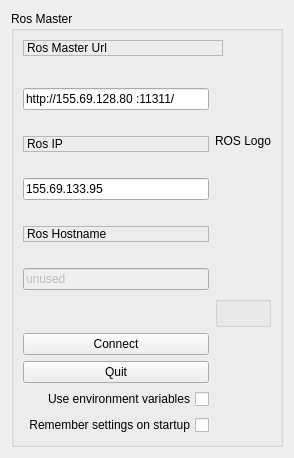
       <widget class="QWidget" name="tab_status">
        <attribute name="title">
         <string>ROS Master</string>
        </attribute>
        <layout class="QVBoxLayout" name="verticalLayout_2">
         <item>
          <widget class="QGroupBox" name="groupBox">
           <property name="enabled">
            <bool>true</bool>
           </property>
           <property name="maximumSize">
            <size>
             <width>920</width>
             <height>16777215</height>
            </size>
           </property>
           <property name="title">
            <string>Ros Master</string>
           </property>
           <layout class="QGridLayout" name="gridLayout">
            <item row="4" column="0">
             <widget class="QLabel" name="label_2">
              <property name="maximumSize">
               <size>
                <width>200</width>
                <height>20</height>
               </size>
              </property>
              <property name="frameShape">
               <enum>QFrame::StyledPanel</enum>
              </property>
              <property name="frameShadow">
               <enum>QFrame::Raised</enum>
              </property>
              <property name="text">
               <string>Ros IP</string>
              </property>
             </widget>
            </item>
            <item row="8" column="0">
             <widget class="QLabel" name="label_3">
              <property name="maximumSize">
               <size>
                <width>200</width>
                <height>20</height>
               </size>
              </property>
              <property name="frameShape">
               <enum>QFrame::StyledPanel</enum>
              </property>
              <property name="frameShadow">
               <enum>QFrame::Raised</enum>
              </property>
              <property name="text">
               <string>Ros Hostname</string>
              </property>
             </widget>
            </item>
            <item row="0" column="0" colspan="2">
             <widget class="QLabel" name="label">
              <property name="maximumSize">
               <size>
                <width>200</width>
                <height>20</height>
               </size>
              </property>
              <property name="frameShape">
               <enum>QFrame::StyledPanel</enum>
              </property>
              <property name="frameShadow">
               <enum>QFrame::Raised</enum>
              </property>
              <property name="text">
               <string>Ros Master Url</string>
              </property>
             </widget>
            </item>
            <item row="7" column="0">
             <spacer name="horizontalSpacer_4">
              <property name="orientation">
               <enum>Qt::Horizontal</enum>
              </property>
              <property name="sizeType">
               <enum>QSizePolicy::Minimum</enum>
              </property>
              <property name="sizeHint" stdset="0">
               <size>
                <width>40</width>
                <height>20</height>
               </size>
              </property>
             </spacer>
            </item>
            <item row="9" column="0">
             <spacer name="horizontalSpacer_5">
              <property name="orientation">
               <enum>Qt::Horizontal</enum>
              </property>
              <property name="sizeHint" stdset="0">
               <size>
                <width>40</width>
                <height>20</height>
               </size>
              </property>
             </spacer>
            </item>
            <item row="16" column="0">
             <widget class="QCheckBox" name="checkbox_use_environment">
              <property name="layoutDirection">
               <enum>Qt::RightToLeft</enum>
              </property>
              <property name="text">
               <string>Use environment variables</string>
              </property>
             </widget>
            </item>
            <item row="2" column="0">
             <widget class="QLineEdit" name="line_edit_master">
              <property name="maximumSize">
               <size>
                <width>300</width>
                <height>30</height>
               </size>
              </property>
              <property name="text">
               <string>http://155.69.128.80 :11311/</string>
              </property>
             </widget>
            </item>
            <item row="3" column="0">
             <spacer name="horizontalSpacer_2">
              <property name="orientation">
               <enum>Qt::Horizontal</enum>
              </property>
              <property name="sizeHint" stdset="0">
               <size>
                <width>30</width>
                <height>20</height>
               </size>
              </property>
             </spacer>
            </item>
            <item row="10" column="0">
             <widget class="QLineEdit" name="line_edit_topic">
              <property name="enabled">
               <bool>false</bool>
              </property>
              <property name="maximumSize">
               <size>
                <width>300</width>
                <height>16777215</height>
               </size>
              </property>
              <property name="text">
               <string>unused</string>
              </property>
             </widget>
            </item>
            <item row="5" column="0">
             <spacer name="horizontalSpacer_3">
              <property name="orientation">
               <enum>Qt::Horizontal</enum>
              </property>
              <property name="sizeHint" stdset="0">
               <size>
                <width>40</width>
                <height>20</height>
               </size>
              </property>
             </spacer>
            </item>
            <item row="17" column="0">
             <widget class="QCheckBox" name="checkbox_remember_settings">
              <property name="layoutDirection">
               <enum>Qt::RightToLeft</enum>
              </property>
              <property name="text">
               <string>Remember settings on startup</string>
              </property>
             </widget>
            </item>
            <item row="1" column="0">
             <spacer name="horizontalSpacer">
              <property name="orientation">
               <enum>Qt::Horizontal</enum>
              </property>
              <property name="sizeHint" stdset="0">
               <size>
                <width>40</width>
                <height>20</height>
               </size>
              </property>
             </spacer>
            </item>
            <item row="11" column="1">
             <widget class="QGroupBox" name="groupBox_5">
              <property name="title">
               <string/>
              </property>
             </widget>
            </item>
            <item row="1" column="1" rowspan="7">
             <widget class="QLabel" name="pic">
              <property name="maximumSize">
               <size>
                <width>400</width>
                <height>300</height>
               </size>
              </property>
              <property name="text">
               <string>ROS Logo</string>
              </property>
             </widget>
            </item>
            <item row="11" column="0">
             <spacer name="horizontalSpacer_8">
              <property name="orientation">
               <enum>Qt::Horizontal</enum>
              </property>
              <property name="sizeHint" stdset="0">
               <size>
                <width>40</width>
                <height>20</height>
               </size>
              </property>
             </spacer>
            </item>
            <item row="13" column="1">
             <spacer name="horizontalSpacer_10">
              <property name="orientation">
               <enum>Qt::Horizontal</enum>
              </property>
              <property name="sizeHint" stdset="0">
               <size>
                <width>40</width>
                <height>20</height>
               </size>
              </property>
             </spacer>
            </item>
            <item row="12" column="0">
             <widget class="QPushButton" name="button_connect">
              <property name="enabled">
               <bool>true</bool>
              </property>
              <property name="sizePolicy">
               <sizepolicy hsizetype="MinimumExpanding" vsizetype="Fixed">
                <horstretch>0</horstretch>
                <verstretch>0</verstretch>
               </sizepolicy>
              </property>
              <property name="maximumSize">
               <size>
                <width>200</width>
                <height>30</height>
               </size>
              </property>
              <property name="toolTip">
               <string>Set the target to the current joint trajectory state.</string>
              </property>
              <property name="statusTip">
               <string>Clear all waypoints and set the target to the current joint trajectory state.</string>
              </property>
              <property name="text">
               <string>Connect</string>
              </property>
             </widget>
            </item>
            <item row="13" column="0">
             <widget class="QPushButton" name="quit_button">
              <property name="sizePolicy">
               <sizepolicy hsizetype="Preferred" vsizetype="Preferred">
                <horstretch>0</horstretch>
                <verstretch>0</verstretch>
               </sizepolicy>
              </property>
              <property name="maximumSize">
               <size>
                <width>200</width>
                <height>30</height>
               </size>
              </property>
              <property name="text">
               <string>Quit</string>
              </property>
             </widget>
            </item>
            <item row="6" column="0">
             <widget class="QLineEdit" name="line_edit_host">
              <property name="maximumSize">
               <size>
                <width>300</width>
                <height>30</height>
               </size>
              </property>
              <property name="text">
               <string>155.69.133.95</string>
              </property>
             </widget>
            </item>
           </layout>
          </widget>
         </item>
        </layout>
       </widget>
